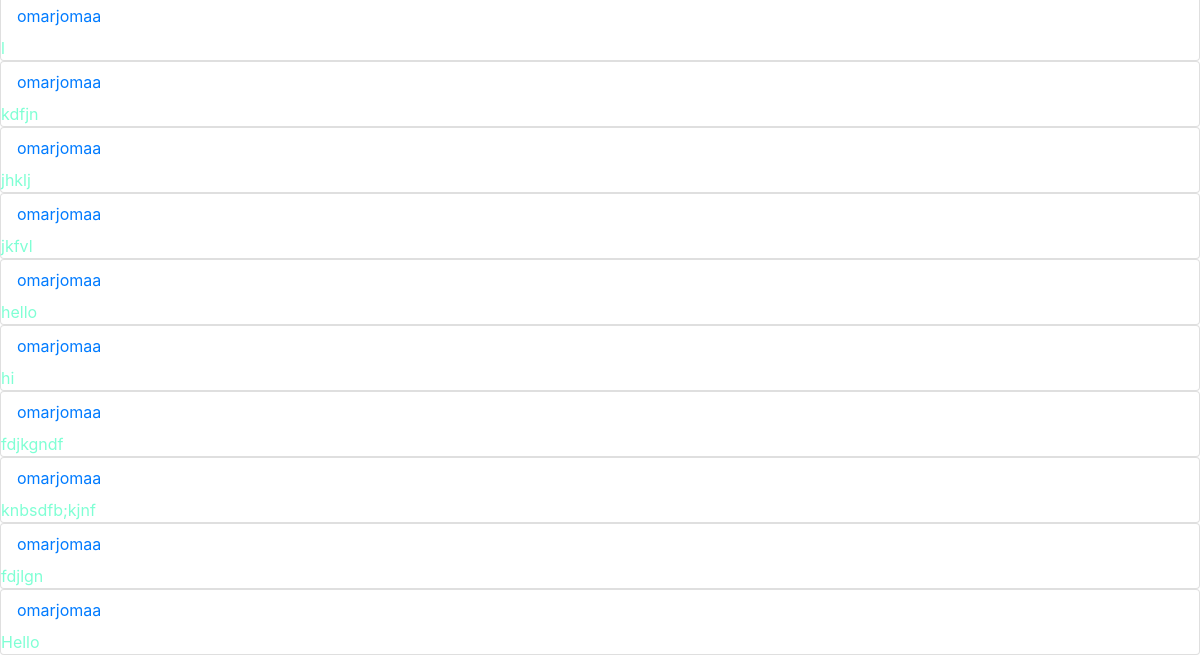
/ (signed in, lower part), run on an earlier commit of the app's database.
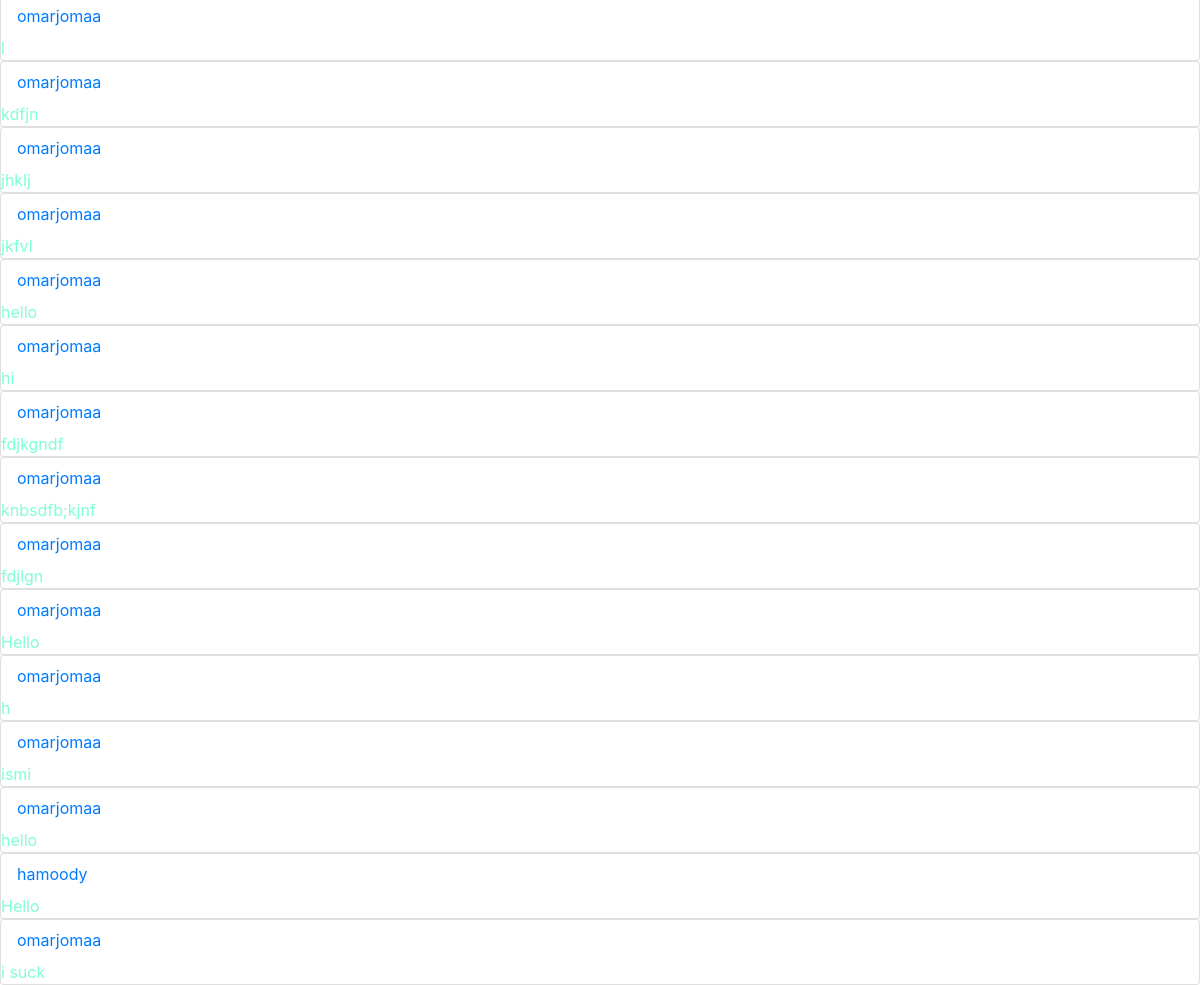
And on a later commit of the database.
### kinect/models.py (models this page shows, shortened)
class NewPost(models.Model):
    user = models.ForeignKey("User", on_delete=models.CASCADE, related_name="user")
    body = models.TextField(blank=True)
    Timestamp= models.DateTimeField(auto_now_add=True)

class User(AbstractUser):
    following= models.ManyToManyField('self',symmetrical=False, related_name="user_following")
    follower= models.ManyToManyField('self',symmetrical=False, related_name="user_followers")
    def __str__(self):
        return f"{self.username}"

### kinect/views.py (the view)
# urls.py: path("", views.index, name="index"),
def index(request):
    if request.user.is_authenticated:
        post= NewPost.objects.all()
        return render(request, "network/index.html", {
            "post": post
        })
    else:
        return HttpResponseRedirect(reverse("login"))

### kinect/templates/network/index.html (shortened to what this page needs)
{% extends "network/layout.html" %}
{% load static %}
{% block body %}
    <div id="all-posts">
        <div id="posts">
            {% for p in post %}
               <div class="card">
                <a id="user" class="nav-link" href="{% url 'profile' p.user %}"> {{p.user}} </a>
                <p class="card-text"> {{p.body}} </p>
               </div>
            {% endfor %}
        </div>
    </div>
{% endblock %}
{% block script %}
    <link rel="stylesheet" href="{% static 'network/styles.css' %}">
{% endblock %}

### kinect/templates/network/layout.html (shortened to what this page needs)
{% load static %}
<!DOCTYPE html>
<html lang="en">
    <head>
        <link rel="stylesheet" href="https://stackpath.bootstrapcdn.com/bootstrap/4.4.1/css/bootstrap.min.css">
        <link href="{% static 'network/styles.css' %}" rel="stylesheet">
        {% block script %}
        {% endblock %}
    </head>
    <body>
        <div class="body">
            {% block body %}
            {% endblock %}
        </div>
    </body>
</html>

### kinect/static/network/styles.css (style rules this page uses)
#all-posts { color: aquamarine; }

What changed in the data, as far as the page shows it:
added NewPost: user "omarjomaa", body "h"
added NewPost: user "omarjomaa", body "ismi"
added NewPost: user "omarjomaa", body "hello"
added NewPost: user "hamoody", body "Hello"
added NewPost: user "omarjomaa", body "i suck"
